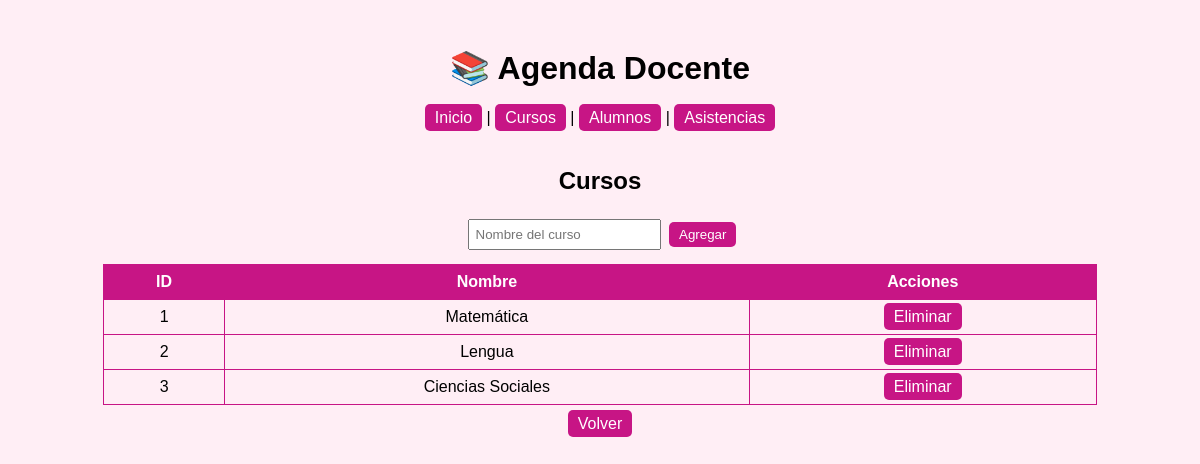
Page /cursos on the committed database.
### tables this page shows
CREATE TABLE curso (
    id_curso INTEGER PRIMARY KEY AUTOINCREMENT,
    nombre TEXT NOT NULL
);

### app.py (the view)
@app.route('/cursos')
def cursos():
    conn = get_db_connection()
    cursos = conn.execute('SELECT * FROM curso').fetchall()
    conn.close()
    return render_template('cursos.html', cursos=cursos)

### app.py (called while the page is built)
def get_db_connection():
    conn = sqlite3.connect('agenda_docente.db')
    conn.row_factory = sqlite3.Row
    return conn

### templates/cursos.html
{% extends "base_simple.html" %}
{% block content %}
<h2>Cursos</h2>
<form method="POST" action="{{ url_for('agregar_curso') }}">
    <input type="text" name="nombre" placeholder="Nombre del curso" required>
    <button type="submit">Agregar</button>
</form>
<table>
<tr><th>ID</th><th>Nombre</th><th>Acciones</th></tr>
{% for c in cursos %}
<tr>
    <td>{{ c.id_curso }}</td>
    <td>{{ c.nombre }}</td>
    <td><a href="{{ url_for('eliminar_curso', id_curso=c.id_curso) }}">Eliminar</a></td>
</tr>
{% endfor %}
</table>
<a href="{{ url_for('index') }}">Volver</a>
{% endblock %}

### static/style.css (style rules this page uses)
body { font-family: Arial, sans-serif; background-color: #ffeef5; text-align: center; padding: 20px; }
table { width: 90%; margin: 10px auto; border-collapse: collapse; }
th, td { border: 1px solid #C71585; padding: 8px; }
th { background-color: #C71585; color: white; }
a, button { color: white; background-color: #C71585; border: none; padding: 5px 10px; border-radius: 5px; text-decoration: none; }
input[type="text"], select, input[type="date"] { padding: 6px; margin: 4px; }

### rows in the picture
curso: id_curso "1", nombre "Matemática"
curso: id_curso "2", nombre "Lengua"
curso: id_curso "3", nombre "Ciencias Sociales"
